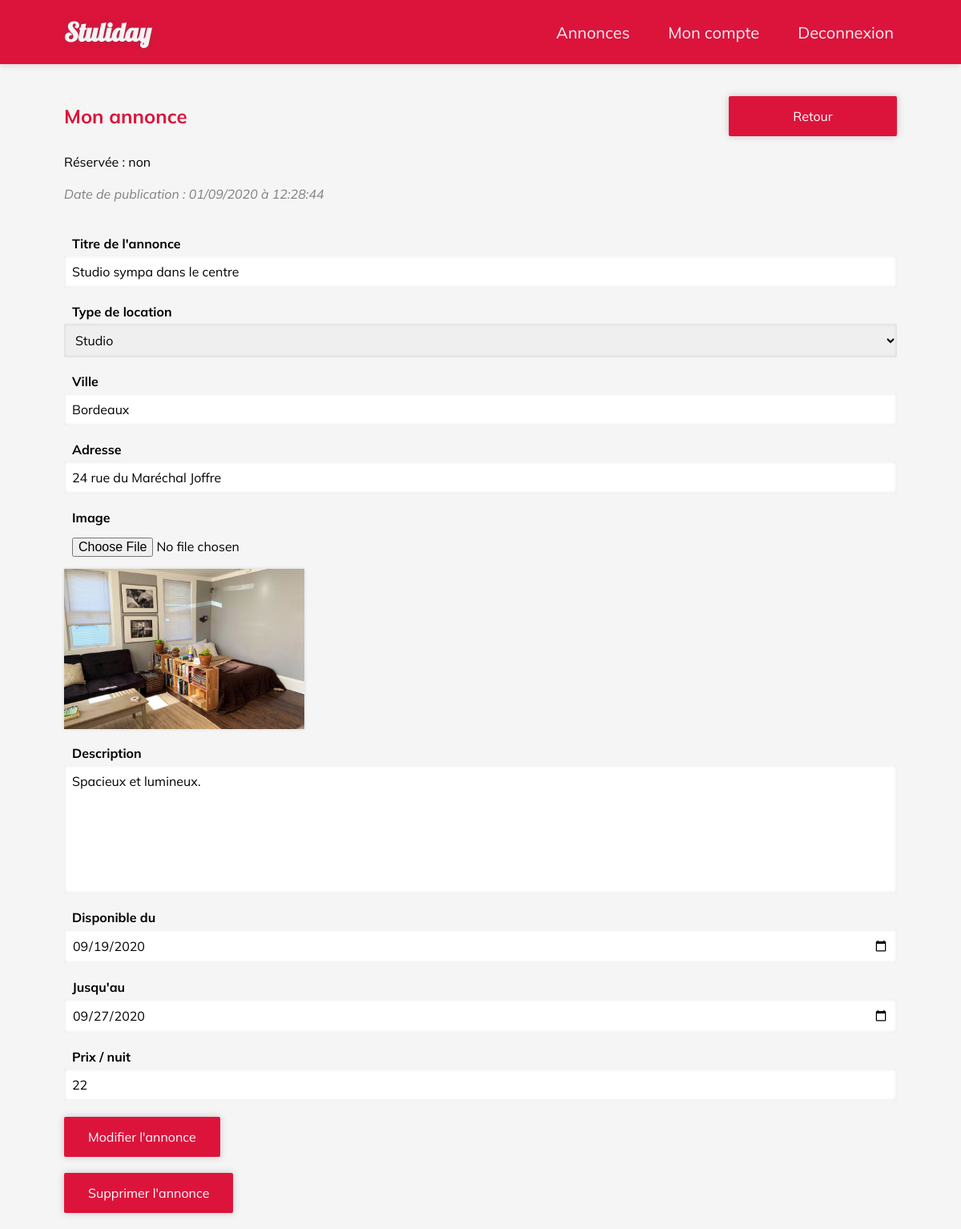
Page /mon-annonce.php?id=13 (signed in) on the committed database.
### tables this page shows
CREATE TABLE IF NOT EXISTS `annonces` (
  `id` int(11) NOT NULL AUTO_INCREMENT,
  `author` int(11) NOT NULL,
  `title` varchar(50) DEFAULT NULL,
  `description` text,
  `city` varchar(50) DEFAULT NULL,
  `category` varchar(50) DEFAULT NULL,
  `image_url` varchar(255) DEFAULT NULL,
  `address` varchar(255) DEFAULT NULL,
  `booked` tinyint(1) NOT NULL DEFAULT '0',
  `price` int(255) DEFAULT NULL,
  `start_date` date DEFAULT NULL,
  `end_date` date DEFAULT NULL,
  `publish_date` timestamp NOT NULL DEFAULT CURRENT_TIMESTAMP,
  PRIMARY KEY (`id`),
  KEY `author` (`author`) USING BTREE
);

### inc/functions.php (called while the page is built, shortened)
<?php
function displayDate($date) {
    return join('/', array_reverse(explode('-', $date)));
}
function displayTimestamp($time) {
    $time = explode(' ', $time);
    return displayDate($time[0]).' à '.$time[1];
}
function getMyAnnonce($id) {
    global $db;
    if ($db) {
        $sql = "SELECT a.*, u.first_name, u.last_name FROM annonces a LEFT JOIN reservations r ON a.id = r.id_annonce LEFT JOIN users u ON r.id_user = u.id WHERE a.id = $id";
        if ($sql = $db->query($sql)) {
            if ($annonce = $sql->fetch(PDO::FETCH_ASSOC)) {
                return $annonce;
            }
        }
    }
}
                    ?>

### mon-annonce.php (the view, shortened to what this page needs)
<?php
require 'inc/connect.php';
require 'inc/functions.php';
require 'assets/head.php';
require 'assets/nav.php';
$old = isset($_GET['old']) ? '&old' : '';
if (!empty($_GET['id'])) {
    $id = htmlspecialchars($_GET['id']);
    $annonce = getMyAnnonce($id);
    if (!empty($annonce)) {
        $compare_date_now = date_format(new DateTime("now"), 'Y-m-d');
        $compare_date_end = date_format(new DateTime($annonce['end_date']), 'Y-m-d');
        $oldAnnonce = $compare_date_now > $compare_date_end;
    }
}
?>
<section>
    <div class="title-row">
        <div class="title-menu">
            <a class="main-button" href="mes-annonces.php<?= $old ?>">Retour</a>
        </div>
        <h2>Mon annonce</h2>
    </div>
    <?php if (!empty($annonce) && $annonce['author'] === $_SESSION['id']): ?>
    <p>Réservée <?= $annonce['booked'] ? 'par :'.'<span class="proprietaire">'.$annonce['first_name'].' '.$annonce['last_name'].'</span>' : ': non' ?> </p>
    <p class="publish-date">Date de publication : <?= displayTimestamp($annonce['publish_date']) ?></p>
    <form action="<?= htmlspecialchars($_SERVER["PHP_SELF"]).'?id='.$annonce['id'].$old ?>" method="post" enctype="multipart/form-data">
    <fieldset>
            <label for="input_title">Titre de l'annonce</label>
            <input id="input_title" name="input_title" type="text" value="<?= $annonce['title'] ?>">
        </fieldset>
        <fieldset>
            <label for="input_category">Type de location</label>
            <select name="input_category" id="input_category" >
                <option value="Studio" <?= $annonce['category'] == 'Studio' ? 'selected' : null ?>>Studio</option>
            </select>
        </fieldset>
        <fieldset>
            <label for="input_city">Ville</label>
            <input id="input_city" name="input_city" type="text" value="<?= $annonce['city'] ?>">
        </fieldset>
        <fieldset>
            <label for="input_address">Adresse</label>
            <input id="input_address" name="input_address" type="text" value="<?= $annonce['address'] ?>">
        </fieldset>
        <fieldset>
            <label for="input_image">Image</label>
            <input type="file" name="input_image" id="input_image" accept="image/*">
            <img id="input_image_thumbnail" src="assets/uploads/<?= $annonce['image_url'] ?>" alt="">
        </fieldset>
        <fieldset>
            <label for="input_description">Description</label>
            <textarea name="input_description" id="input_description" cols="30" rows="10"><?= $annonce['description'] ?></textarea>
        </fieldset>
        <fieldset>
            <label for="input_start_date">Disponible du</label>
            <input type="date" name="input_start_date" id="input_start_date" value="<?= $annonce['start_date'] ?>">
        </fieldset>
        <fieldset>
            <label for="input_end_date">Jusqu'au</label>
            <input type="date" name="input_end_date" id="input_end_date" value="<?= $annonce['end_date'] ?>">
        </fieldset>
        <fieldset>
            <label for="input_price">Prix / nuit</label>
            <input type="number" name="input_price" id="input_price" value="<?= $annonce['price'] ?>">
        </fieldset>
        <div>
            <?php if ($oldAnnonce) { ?>
                <p>Vous ne pouvez pas modifier une ancienne annonce.</p>
                <a class="main-button" href="<?= htmlspecialchars($_SERVER["PHP_SELF"]).'?id='.$annonce['id'].$old.'&delete' ?>">Supprimer l'annonce</a>
            <?php } else if ($annonce['booked']) { ?>
                <p>Vous ne pouvez pas modifier ni supprimer une annonce reservée.</p>
            <?php } else { ?>
                <input name="submit" class="main-button" type="submit" value="Modifier l'annonce">
                <a class="main-button" href="<?= htmlspecialchars($_SERVER["PHP_SELF"]).'?id='.$annonce['id'].$old.'&delete' ?>">Supprimer l'annonce</a>
            <?php } ?>
        </div>
    </form>
    <?php else: ?>
    <p class="error">Une erreur est survenue, impossible d'afficher cette annonce.</p>
    <?php endif; ?>
</section>
<?php
require 'assets/footer.php';
?>

### assets/css/style.css (style rules this page uses)
:root { --flow-space : 10px; --main-shadow : 0 0 8px rgba(100,75,75,0.3); }
* { margin : unset; padding : unset; border : unset; box-sizing : border-box; font-family: 'Mulish', sans-serif; }
a { color : dodgerblue; text-decoration : unset; }
.main-button { display : block; padding : 15px 30px; background-color : crimson; color : white; border-radius : 2px; width : min-content; white-space: nowrap; cursor: pointer; transition : filter 0.2s ease; box-shadow: var(--main-shadow); text-align : center; }
body { background-color : whitesmoke; font-family: 'Mulish', sans-serif; overflow-y: scroll; }
main > section { padding : 20px var(--flow-space); display : flex; flex-direction : column; align-items : center; text-align : center; }
main > section:first-of-type { padding-top : 40px; }
h2 { color : crimson; line-height : 2.5rem; margin-bottom : 20px; }
p { margin-bottom : 1rem; line-height : 1.5rem; }
form { width : 100%; display : flex; flex-direction :column; align-items : flex-start; }
fieldset { display : flex; flex-direction : column; align-items : flex-start; width : 100%; }
input,textarea,select { border-radius : 2px; width : 100%; padding : 10px; font-size : 1rem; margin-bottom : 20px; box-shadow : 0 0 4px rgba(50,35,35,0.15) inset; font-family: 'Mulish', sans-serif; resize: none; }
input[type="file"] { box-shadow : unset; margin-bottom : 5px; }
#input_image_thumbnail { max-height : 200px; max-width : 300px; margin-bottom : 20px; box-shadow : 0 0 4px rgba(50,35,35,0.15); }
textarea { height : 10rem; }
label { margin-left : 10px; font-weight : bold; margin-bottom : 5px; }
.title-menu { display : flex; flex-direction : column; align-items : center; }
.title-menu .main-button { width : 210px; margin-bottom : 20px; }
.publish-date { font-style : italic; color : grey; margin-bottom : 40px; display : block; }
@media screen and (min-width : 375px) { :root { --flow-space : 20px; } }
@media screen and (min-width : 750px) { :root { --flow-space : 40px; } }
@media screen and (min-width : 750px) { .title-menu { flex-direction : row; justify-content : center; } }
@media screen and (min-width : 1000px) { :root { --flow-space : 80px; } }
@media screen and (min-width : 1000px) { main > section { align-items : flex-start; text-align : left; } }
@media screen and (min-width : 1000px) { .title-row { width : 100%; display : flex; flex-direction: row-reverse; justify-content: space-between; align-items : center; } }

### rows in the picture
annonces: publish_date "01/09/2020 à 12:28:44", input_title "Studio sympa dans le centre", input_category "Studio", input_city "Bordeaux", input_address "24 rue du Maréchal Joffre", image_url (picture), input_description "Spacieux et lumineux.", input_start_date "09/19/2020", input_end_date "09/27/2020", input_price "22"
